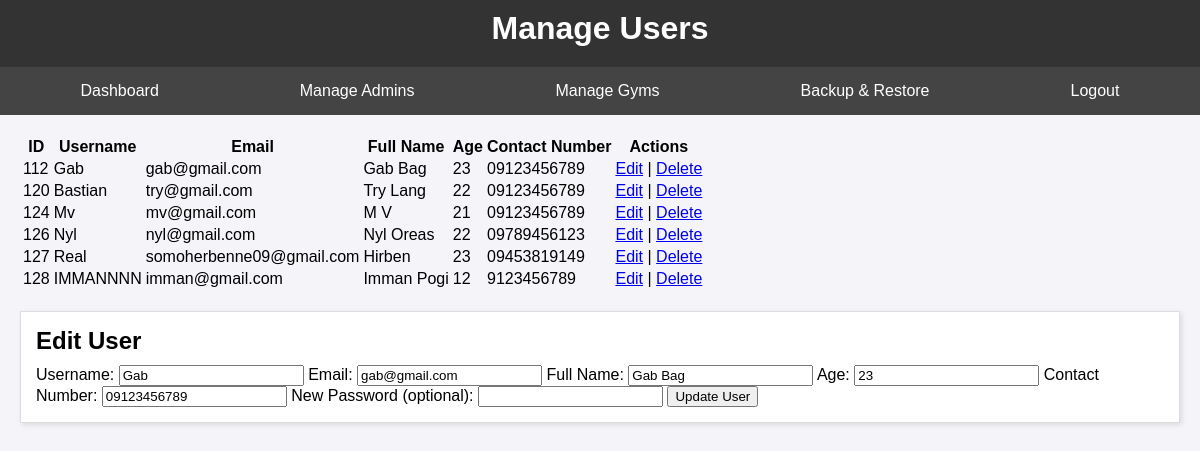
Page /Super/manage_users.php?edit_id=112 (signed in) on the committed database.
### tables this page shows
CREATE TABLE `users` (
  `id` int(6) UNSIGNED NOT NULL,
  `unique_id` varchar(10) NOT NULL,
  `username` varchar(30) NOT NULL,
  `email` varchar(50) NOT NULL,
  `password` varchar(255) NOT NULL,
  `full_name` varchar(100) NOT NULL,
  `age` int(3) NOT NULL,
  `contact_number` varchar(15) NOT NULL,
  `profile_picture` varchar(255) DEFAULT NULL,
  `reg_date` timestamp NOT NULL DEFAULT current_timestamp() ON UPDATE current_timestamp()
);

### Super/manage_users.php (the view, shortened to what this page needs)
<?php
require 'db_connection.php';
$query = "SELECT id, username, email, full_name, age, contact_number, profile_picture FROM users";
$result = $db_connection->query($query);
if (isset($_GET['edit_id'])) {
    $edit_id = $_GET['edit_id'];
    $user_query = "SELECT id, username, email, full_name, age, contact_number FROM users WHERE id = ?";
    $stmt = $db_connection->prepare($user_query);
    $stmt->bind_param("i", $edit_id);
    $stmt->execute();
    $stmt->bind_result($id, $username, $email, $full_name, $age, $contact_number);
}
?>
<!DOCTYPE html>
<html lang="en">
<head>
    <link rel="stylesheet" href="styles.css">
</head>
<body>
    <header>
        <h1>Manage Users</h1>
    </header>
    <nav>
        <a href="superadmin_dashboard.php">Dashboard</a>
        <a href="manage_admins.php">Manage Admins</a>
        <a href="manage_gyms.php">Manage Gyms</a>
        <a href="backup_restore.php">Backup & Restore</a>
        <a href="../Admin/admin_login_form.php">Logout</a>
    </nav>
    <div class="container">
        <table>
            <thead>
                <tr>
                    <th>ID</th>
                    <th>Username</th>
                    <th>Email</th>
                    <th>Full Name</th>
                    <th>Age</th>
                    <th>Contact Number</th>
                    <th>Actions</th>
                </tr>
            </thead>
            <tbody>
                <?php while ($user = $result->fetch_assoc()) : ?>
                    <tr>
                        <td><?= htmlspecialchars($user['id']) ?></td>
                        <td><?= htmlspecialchars($user['username']) ?></td>
                        <td><?= htmlspecialchars($user['email']) ?></td>
                        <td><?= htmlspecialchars($user['full_name']) ?></td>
                        <td><?= htmlspecialchars($user['age']) ?></td>
                        <td><?= htmlspecialchars($user['contact_number']) ?></td>
                        <td>
                            <a href="manage_users.php?edit_id=<?= $user['id'] ?>">Edit</a> |
                            <a href="manage_users.php?delete_id=<?= $user['id'] ?>" onclick="return confirm('Are you sure you want to delete this user?')">Delete</a>
                        </td>
                    </tr>
                <?php endwhile; ?>
            </tbody>
        </table>
        <?php if (isset($edit_id)) : ?>
            <div class="card">
                <h2>Edit User</h2>
                <form method="POST" action="manage_users.php">
                    <label for="username">Username:</label>
                    <input type="text" id="username" name="username" value="<?= htmlspecialchars($username) ?>" required>
                    <label for="email">Email:</label>
                    <input type="email" id="email" name="email" value="<?= htmlspecialchars($email) ?>" required>
                    <label for="full_name">Full Name:</label>
                    <input type="text" id="full_name" name="full_name" value="<?= htmlspecialchars($full_name) ?>" required>
                    <label for="age">Age:</label>
                    <input type="number" id="age" name="age" value="<?= htmlspecialchars($age) ?>" required>
                    <label for="contact_number">Contact Number:</label>
                    <input type="text" id="contact_number" name="contact_number" value="<?= htmlspecialchars($contact_number) ?>" required>
                    <label for="new_password">New Password (optional):</label>
                    <input type="password" id="new_password" name="new_password">
                    <button type="submit" name="update_user">Update User</button>
                </form>
            </div>
        <?php endif; ?>
    </div>
</body>
</html>

### Super/styles.css (style rules this page uses)
body { font-family: Arial, sans-serif; margin: 0; padding: 0; background-color: #f4f4f9; }
header { background: #333; color: #fff; padding: 10px 20px; text-align: center; }
nav { background: #444; color: #fff; padding: 10px; display: flex; justify-content: space-around; }
nav a { color: #fff; text-decoration: none; padding: 5px 10px; }
.container { padding: 20px; }
.card { background: #fff; margin: 20px 0; padding: 15px; border: 1px solid #ddd; box-shadow: 2px 2px 5px rgba(0, 0, 0, 0.1); }
h1, h2 { margin: 0 0 10px; }

### rows in the picture
users: id "112", username "Gab", email "gab@gmail.com", full_name "Gab Bag", age "23", contact_number "09123456789"
users: id "120", username "Bastian", email "try@gmail.com", full_name "Try Lang", age "22", contact_number "09123456789"
users: id "124", username "Mv", email "mv@gmail.com", full_name "M V", age "21", contact_number "09123456789"
users: id "126", username "Nyl", email "nyl@gmail.com", full_name "Nyl Oreas", age "22", contact_number "09789456123"
users: id "127", username "Real", email "somoherbenne09@gmail.com", full_name "Hirben", age "23", contact_number "09453819149"
users: id "128", username "IMMANNNN", email "imman@gmail.com", full_name "Imman Pogi", age "12", contact_number "9123456789"
